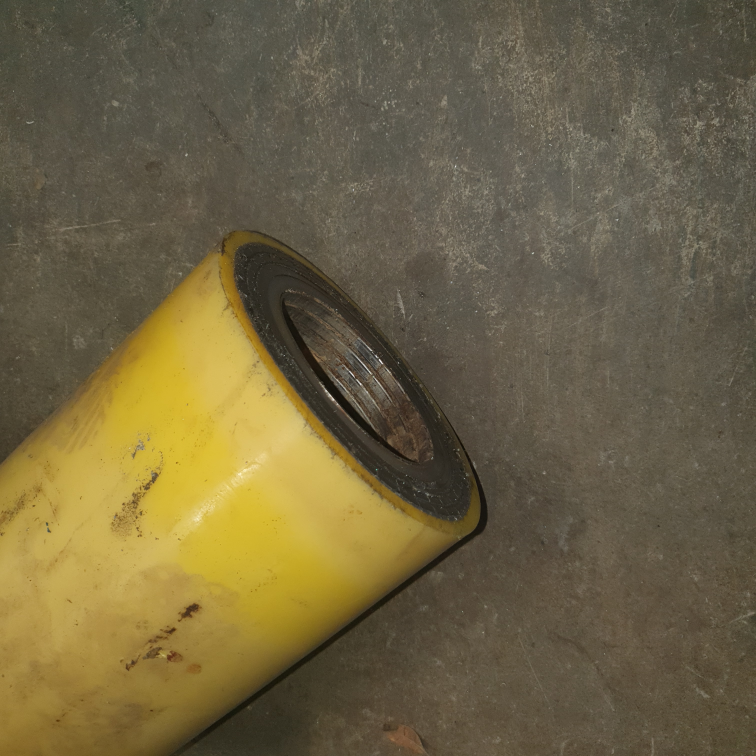
#> input picture archived_experiments/ellipse_detection_MATLAB/pics/p39.jpg, 3024 x 3024 px, found by its file name (shown at 1/4 size)
$ python hough_ellipse_test.py
#> lines starting #> are read from the running program, lines starting #| are printed output that depends on the picture; after the words box and inside, x2 and y2 are one past the last pixel; in counts of white or black regions, pixels touching at a corner belong together
import matplotlib.pyplot as plt

from skimage import data, color, img_as_ubyte
from skimage.feature import canny
from skimage.transform import hough_ellipse
from skimage.draw import ellipse_perimeter
import cv2
import numpy as np

# Load picture, convert to grayscale and detect edges
image = cv2.imread('p39.jpg')
#> image is the input picture: shape (3024, 3024, 3); mean B, G, R 66.7, 99.1, 110.7
image = cv2.resize(image, (1024,1024), interpolation=cv2.INTER_CUBIC)
#> image: shape (1024, 1024, 3)

kernel = np.array([[0, -1, 0],
                    [-1, 5,-1],
                    [0, -1, 0]])
image_sharp = cv2.filter2D(src=image, ddepth=-1, kernel=kernel)

blurred = cv2.GaussianBlur(image_sharp,(11,11),0)

canny_edges = cv2.Canny(blurred, 45, 135)
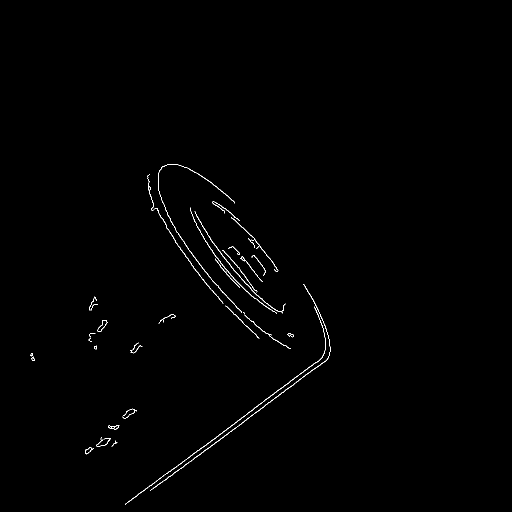
#> canny_edges: shape (1024, 1024) (shown at 1/2 size); 0.5% white in thin lines or dots, all inside (x1, y1, x2, y2) = (61, 328, 661, 1009)

save_path = "canny_images/"
cv2.imwrite(save_path+"s3.jpg", image_sharp)

"""
image_rgb = cv2.cvtColor(image, cv2.COLOR_BGR2RGB)
image_gray = cv2.cvtColor(image_rgb, cv2.COLOR_BGR2GRAY)
edges = canny(image_gray, sigma=2.0,
              low_threshold=0.55, high_threshold=0.8)
# Perform a Hough Transform
# The accuracy corresponds to the bin size of a major axis.
# The value is chosen in order to get a single high accumulator.
# The threshold eliminates low accumulators
result = hough_ellipse(edges, accuracy=20, threshold=250,
                       min_size=100, max_size=120)
result.sort(order='accumulator')

# Estimated parameters for the ellipse
best = list(result[-1])
yc, xc, a, b = [int(round(x)) for x in best[1:5]]
orientation = best[5]

# Draw the ellipse on the original image
cy, cx = ellipse_perimeter(yc, xc, a, b, orientation)
image_rgb[cy, cx] = (0, 0, 255)
# Draw the edge (white) and the resulting ellipse (red)
edges = color.gray2rgb(img_as_ubyte(edges))
edges[cy, cx] = (250, 0, 0)

cv2.imshow("img_rbg", image_rgb)
cv2.imshow("edges", edges)
"""

$ run again, with archived_experiments/ellipse_detection_MATLAB/pics/p23.jpg copied over archived_experiments/ellipse_detection_MATLAB/pics/p39.jpg
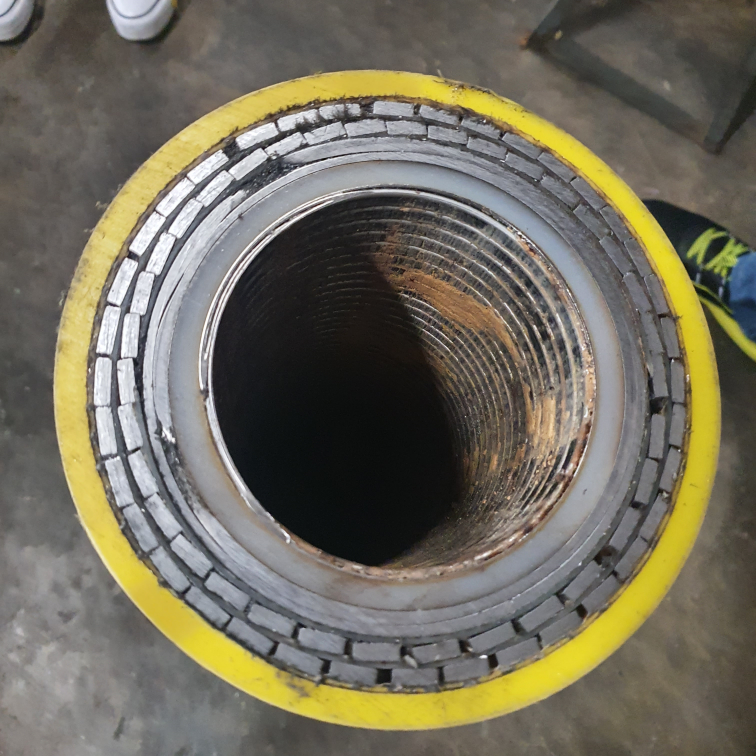
#> input picture archived_experiments/ellipse_detection_MATLAB/pics/p23.jpg, 3024 x 3024 px, found by its file name (shown at 1/4 size)
#> image is the input picture: shape (3024, 3024, 3); mean B, G, R 93.6, 109.5, 114.2
#> image: shape (1024, 1024, 3)
#> `image_sharp = cv2.filter2D(src=image, ddepth=-1, kernel=kernel)`:
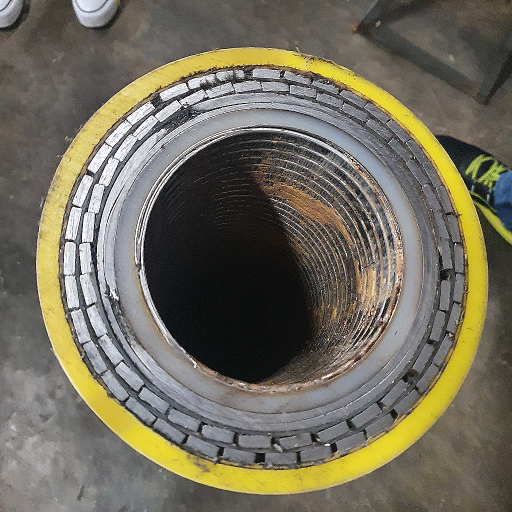
#> image_sharp: shape (1024, 1024, 3) (shown at 1/2 size); mean B, G, R 93.6, 109.4, 114
#> `canny_edges = cv2.Canny(blurred, 45, 135)`:
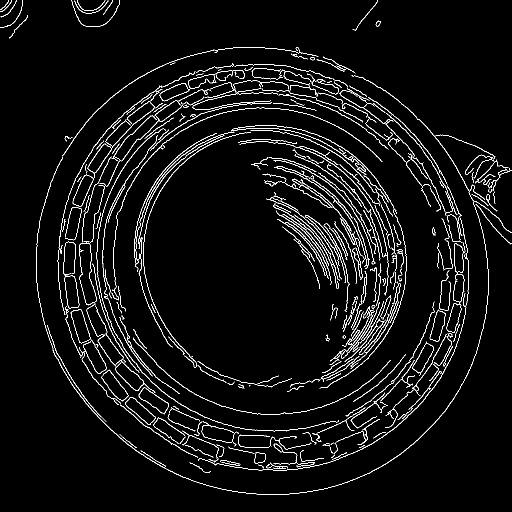
#> canny_edges: shape (1024, 1024) (shown at 1/2 size); 4.3% white in thin lines or dots

$ run again, with archived_experiments/ellipse_detection_MATLAB/pics/p24.jpg copied over archived_experiments/ellipse_detection_MATLAB/pics/p39.jpg
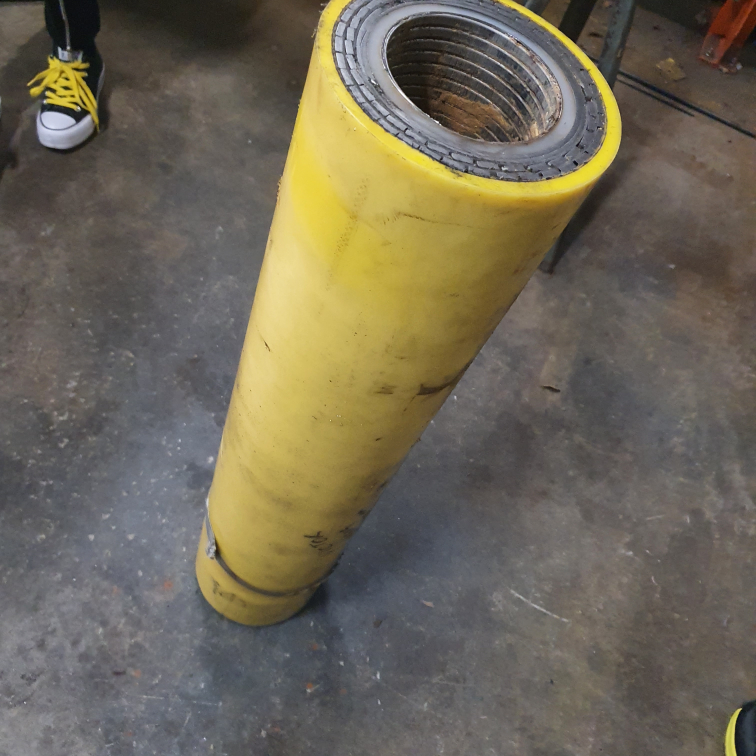
#> input picture archived_experiments/ellipse_detection_MATLAB/pics/p24.jpg, 3024 x 3024 px, found by its file name (shown at 1/4 size)
#> image is the input picture: shape (3024, 3024, 3); mean B, G, R 87.1, 103.7, 110.8
#> image: shape (1024, 1024, 3)
#> `canny_edges = cv2.Canny(blurred, 45, 135)`:
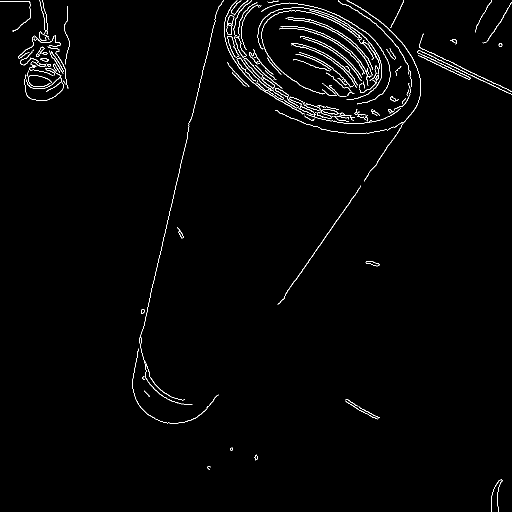
#> canny_edges: shape (1024, 1024) (shown at 1/2 size); 1.4% white in thin lines or dots

$ run again, with archived_experiments/ellipse_detection_MATLAB/pics/p26.jpg copied over archived_experiments/ellipse_detection_MATLAB/pics/p39.jpg
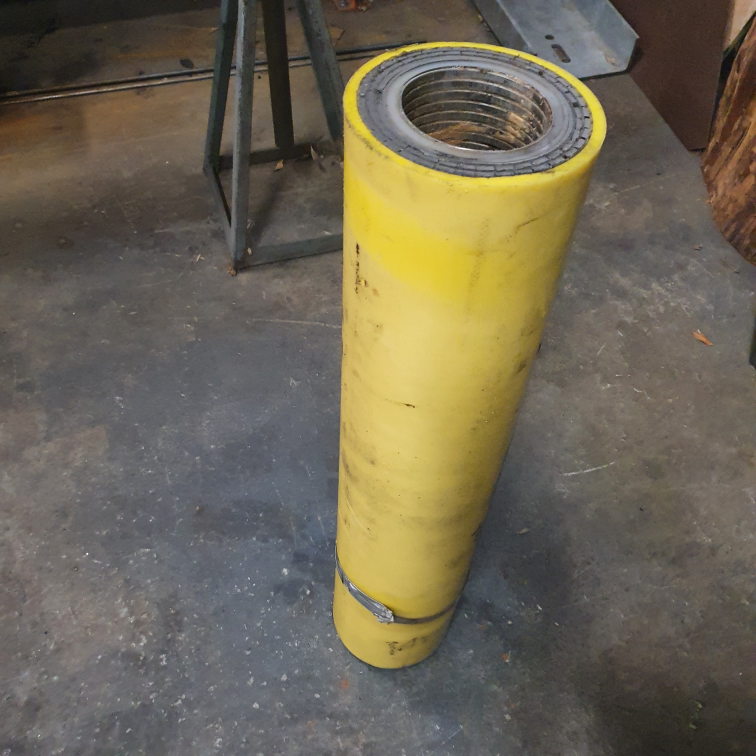
#> input picture archived_experiments/ellipse_detection_MATLAB/pics/p26.jpg, 3024 x 3024 px, found by its file name (shown at 1/4 size)
#> image is the input picture: shape (3024, 3024, 3); mean B, G, R 84.2, 101.7, 109.1
#> image: shape (1024, 1024, 3)
#> `canny_edges = cv2.Canny(blurred, 45, 135)`:
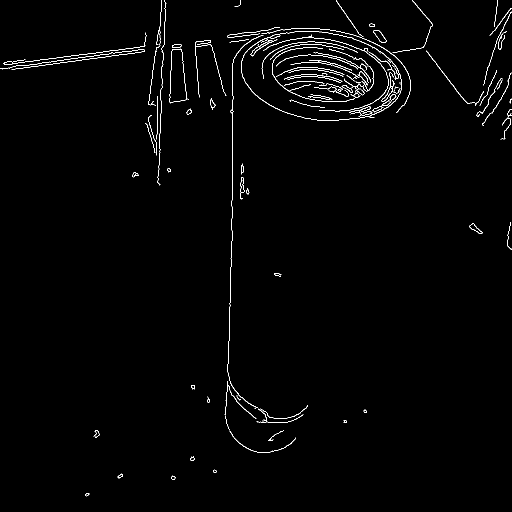
#> canny_edges: shape (1024, 1024) (shown at 1/2 size); 1.2% white in thin lines or dots
